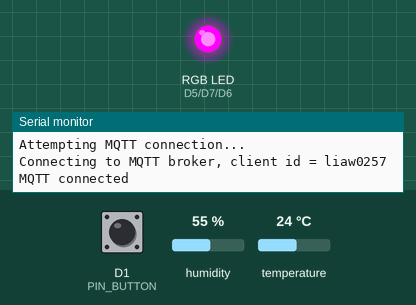
Simulated run of this sketch. Board: ESP8266 (NodeMCU). On the bench: an RGB LED mixed from three pins (HIGH = lit), the last lines printed to the serial monitor. The test bench sets the inputs (shaded band); at power-on: D1 (PIN_BUTTON) LOW, humidity 55 %, temperature 24 °C. WiFi joins after 1.5 s; servers stay silent unless stated; random numbers use the default seed unless the sketch sets one; no MQTT or app messages arrive unless stated.

Above: at 2.7 s.
2.8 s: D1 (PIN_BUTTON) pulled HIGH for 0.15 s
At 3.1 s:
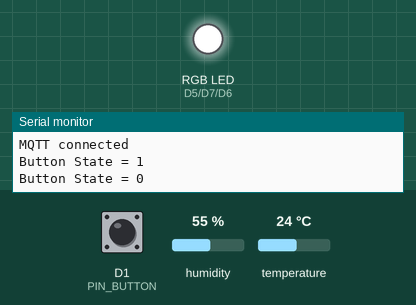
18.0 s: D1 (PIN_BUTTON) pulled HIGH for 1 s
At 19.5 s:
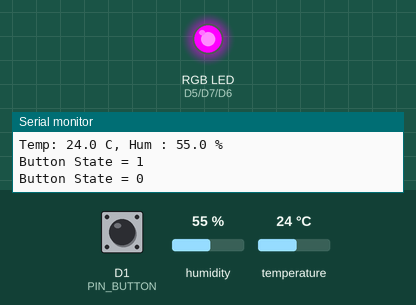
20.5 s: D1 (PIN_BUTTON) pulled HIGH for 3.2 s
At 21.4 s:
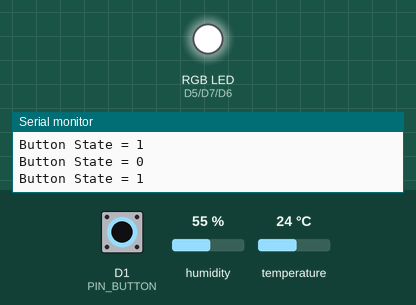
Timing chart, 0 to 23.5 s (numbered marks = the images above; inputs shaded):
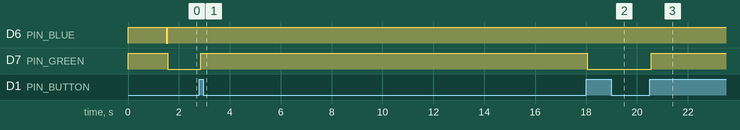

Measured:
- after the input at 2.8 s, D7 (PIN_GREEN): LOW → HIGH after 0.05 s
- after the input at 18.0 s, D7 (PIN_GREEN): HIGH → LOW after 0.05 s
- after the input at 20.5 s, D7 (PIN_GREEN): LOW → HIGH after 0.05 s

The sketch:

NodeMCU_WiFiManager_MQTT.ino
```cpp
/*********
 * Test for WiFiManager:
 * If not connected, RGB LED is red.
 * Use laptop or phone connected to the AP of this NodeMCU and start a brower to configure WiFi's parameters.
 * After being connected, RGB LED is
*********/

#include <string.h>
#include <ESP8266WiFi.h>
#include <DNSServer.h>
#include <ESP8266WebServer.h>
#include <WiFiManager.h>         // https://github.com/tzapu/WiFiManager
#include <DHT.h>
#include <PubSubClient.h>

// WiFiManager AP name
#define WM_AP_NAME  "NodeMCUWiFiConfig-ghliaw"

// constants for RGB LED
#define RGBLED_ON  false // for common anode LED
#define RGBLED_OFF true  // for common anode LED
#define PIN_RED     D5
#define PIN_BLUE    D6
#define PIN_GREEN   D7

// LED Control info
typedef enum {
  LED_STATUS_OFF = 0,
  LED_STATUS_ON,
  LED_STATUS_FLASH
} LEDStatus;
LEDStatus ledStatus;
#define LED_COLOR_WIFI_NO "red"
#define LED_COLOR_WIFI_OK "blue"
#define LED_COLOR_TEST  "green"

// contants for DHT sensor
#define DHTPIN D2
#define DHTTYPE DHT11   // DHT 11
#define PERIOD_DHT  15000 // period for sensing temperature and humidity

// Global variables for DHT Sensor
DHT dht(DHTPIN, DHTTYPE);
unsigned long dht_last_time;

// MQTT Broker info
//IPAddress server(140, 127, 196, 119);
char server[] = "broker.hivemq.com";
int port = 1883;

// MQTT Client info
// Client ID.
// Note that a broker allows an individual client to create only one session.
// If a session is created by another client with same cliend ID, the former one will be disconnected.
// Thus, each sensor node's client must be different from each other.
// Leave client_id as an empty string here to let the program randomly decides it.
char client_id[] = "";

// MQTT topics
#define TOPIC_INFO  "test220722/info"
#define TOPIC_TEMP  "test220722/sensor/temp"
#define TOPIC_HUM   "test220722/sensor/hum"
#define TOPIC_LED   "test220722/sensor/led"
#define TOPIC_LED_CONTROL "test220722/control/led"

// Clients for MQTT
WiFiClient wifiClient;
PubSubClient client(wifiClient);

// Contants and global variables for processing button press
#define PIN_BUTTON  D1
int buttonState;             // the current reading from the input pin
int lastButtonState = LOW;   // the previous reading from the input pin
unsigned long lastDebounceTime = 0;  // the last time the output pin was toggled
unsigned long debounceDelay = 50;    // the debounce time; increase if the output flickers

/*
 * MQTT callback function
 */
void callback(char* topic, byte* payload, unsigned int length) {
  // Output incoming message to serial terminal
  Serial.print("Message arrived [");
  Serial.print(topic);
  Serial.print("] ");
  for (int i=0;i<length;i++) {
    Serial.print((char)payload[i]);
  }
  Serial.println();

  // If LED Control command is incoming, change LED status
  if(!strcmp(topic, TOPIC_LED_CONTROL)) {
    switch (payload[0]) {
      case '0':
        ledStatus = LED_STATUS_OFF;
        break;
      case '1':
        ledStatus = LED_STATUS_ON;
        break;
      case '2':
        ledStatus = LED_STATUS_FLASH;
        break;
      default: {}
    }
  }
}

/*
 * MQTT conenct/reconnect function
 */
void reconnect() {
  // Loop until we're reconnected
  while (!client.connected()) {
    char *p_cid;
    char tempstr[10];
    Serial.println("Attempting MQTT connection...");
    // Attempt to connect
    // (if client_id is an empty string, generate a random string for it.)
    if(strlen(client_id)==0) {
      long r;
      randomSeed(millis());
      r = random(1, 10000);
      sprintf(tempstr,"liaw%04d", r);
      p_cid = tempstr;
    }
    else p_cid = client_id;
    Serial.print("Connecting to MQTT broker, client id = ");
    Serial.println(p_cid);
    if (client.connect(p_cid)) {
      Serial.println("MQTT connected");
      // Once connected, publish an announcement...
      client.publish(TOPIC_INFO,"sensor node ready ...");
      sprintf(tempstr,"%s", String((int)ledStatus).c_str());
      client.publish(TOPIC_LED, tempstr);
      // ... and resubscribe
      client.subscribe(TOPIC_LED_CONTROL);
    } else {
      Serial.print("MQTT failed, rc=");
      Serial.print(client.state());
      Serial.println(" try again in 5 seconds");
      // Wait 5 seconds before retrying
      delay(5000);
    }
  }
}

/*
 *  Set color of RGB LED
 */
void rgbColor(char *color)
{
  if(strcmp(color, "red")==0) {
    digitalWrite(PIN_RED, RGBLED_ON);
    digitalWrite(PIN_GREEN, RGBLED_OFF);
    digitalWrite(PIN_BLUE, RGBLED_OFF);
  }
  else if(strcmp(color, "green")==0) {
    digitalWrite(PIN_RED, RGBLED_OFF);
    digitalWrite(PIN_GREEN, RGBLED_ON);
    digitalWrite(PIN_BLUE, RGBLED_OFF);
  }
  else if(strcmp(color, "blue")==0) {
    digitalWrite(PIN_RED, RGBLED_OFF);
    digitalWrite(PIN_GREEN, RGBLED_OFF);
    digitalWrite(PIN_BLUE, RGBLED_ON);
  }
  else if(strcmp(color, "off")==0) {
    digitalWrite(PIN_RED, RGBLED_OFF);
    digitalWrite(PIN_GREEN, RGBLED_OFF);
    digitalWrite(PIN_BLUE, RGBLED_OFF);
  }
}

void setup() {
  // Initial hardware setting
  Serial.begin(115200);
  pinMode(PIN_RED, OUTPUT);
  pinMode(PIN_GREEN, OUTPUT);
  pinMode(PIN_BLUE, OUTPUT);
  pinMode(PIN_BUTTON, INPUT);

  // Initially, set LED color for no wifi
  rgbColor(LED_COLOR_WIFI_NO);

  // WiFiManager
  // Local intialization. Once its business is done, there is no need to keep it around
  WiFiManager wifiManager;

  // Uncomment and run it once, if you want to erase all the stored information
  //wifiManager.resetSettings();

  // set custom ip for portal
  //wifiManager.setAPConfig(IPAddress(10,0,1,1), IPAddress(10,0,1,1), IPAddress(255,255,255,0));

  // fetches ssid and pass from eeprom and tries to connect
  // if it does not connect it starts an access point with the specified name
  // here  "AutoConnectAP"
  // and goes into a blocking loop awaiting configuration
  wifiManager.autoConnect(WM_AP_NAME);
  // or use this for auto generated name ESP + ChipID
  //wifiManager.autoConnect();

  // if you get here you have connected to the WiFi
  Serial.println("Connected.");

  // After being connected, set LED color for wifi ok
  rgbColor(LED_COLOR_WIFI_OK);
  ledStatus = LED_STATUS_ON;

  // Initialize DHT & LCD
  dht.begin();

  // record the current time for DHT timer
  dht_last_time = 0;

  // Set MQTT broker
  client.setServer(server, port);
  client.setCallback(callback);
}

void loop(){
  static char buf[20];
  int incoming_byte;
  float h, t;
  unsigned long current_time;

  // Check MQTT broker connection status
  // If it is disconnected, reconnect to the broker
  if (!client.connected()) {
    reconnect();
  }

  current_time = millis();

  /*
   * If PERIOD_DHT timeout is reached, read temperature and humidity once and output
   */
  if(current_time - dht_last_time >= PERIOD_DHT) {
    h = dht.readHumidity();
    t = dht.readTemperature();

    // check if returns are valid, if they are NaN (not a number) then something went wrong!
    if (!isnan(t) && !isnan(h))
    {
        // Print Temperature & Humidity data on Serial port
        Serial.print(t,1);
        Serial.print(",");
        Serial.println(h,1);

        // Print Temperature & Humidity data on Serial port
        Serial.print("Temp: ");
        Serial.print(t, 1);
        Serial.print(" C, ");
        Serial.print("Hum : ");
        Serial.print(h, 1);
        Serial.println(" \%");
    }
    // pubilsh to MQTT broker
    sprintf(buf,"%s", String((float)t, 2).c_str());
    client.publish(TOPIC_TEMP, buf);
    sprintf(buf,"%s", String((float)h, 2).c_str());
    client.publish(TOPIC_HUM, buf);
    // update last time value
    dht_last_time = current_time;
  }

  /* Processing button press (including debounce):
   * Once the button is pressed and then released, LED is toggled and its status is published to MQTT broker
  */
  // read the state of the switch into a local variable:
  int reading = digitalRead(PIN_BUTTON);

  // check to see if you just pressed the button
  // (i.e. the input went from LOW to HIGH), and you've waited long enough
  // since the last press to ignore any noise:

  // If the switch changed, due to noise or pressing:
  if (reading != lastButtonState) {
    // reset the debouncing timer
    lastDebounceTime = millis();
  }

  if ((millis() - lastDebounceTime) > debounceDelay) {
    // whatever the reading is at, it's been there for longer than the debounce
    // delay, so take it as the actual current state:

    // if the button state has changed:
    if (reading != buttonState) {
      buttonState = reading;
      Serial.print("Button State = ");
      Serial.println(buttonState);

      // only toggle the LED if the new button state is HIGH
      if (buttonState == HIGH) {
        if (ledStatus==LED_STATUS_OFF) ledStatus = LED_STATUS_ON;
        else if (ledStatus==LED_STATUS_ON) ledStatus = LED_STATUS_OFF;

        // pubilsh to MQTT broker
        sprintf(buf,"%s", String((int)ledStatus).c_str());
        client.publish(TOPIC_LED, buf);
      }
    }
  }

  // Control LED according to ledStatus
  switch (ledStatus) {
    case LED_STATUS_OFF:
      rgbColor("off");
      break;
    case LED_STATUS_ON:
      rgbColor(LED_COLOR_TEST);
      break;
#if 0
    case LED_STATUS_FLASH:
      current_time = millis();
      if (LED_FLASH_PERIOD < (current_time - led_last_time)) {
        led_toggle();
        led_last_time = current_time;
      }
      break;
#endif
    default: {}
  }

  // save the reading. Next time through the loop, it'll be the lastButtonState:
  lastButtonState = reading;

  // Keep MQTT process on going
  client.loop();
}
```
